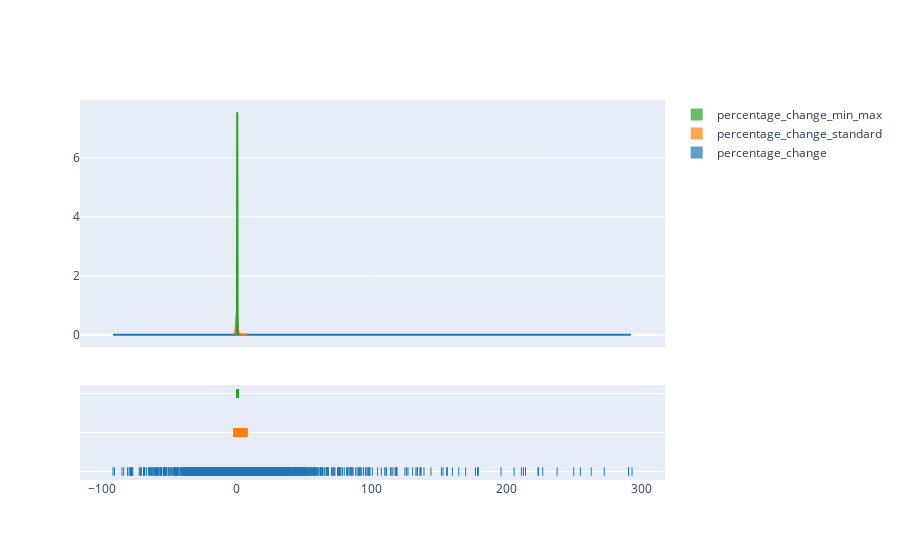

Notebook code for this chart:
### Code cell
import plotly.figure_factory as ff
import numpy as np

hist_data = [dict_of_percentage_changes_train["percentage_change"], dict_of_percentage_changes_train["percentage_change_standard"], dict_of_percentage_changes_train["percentage_change_min_max"]]

group_labels = ['percentage_change', "percentage_change_standard", "percentage_change_min_max"]

# Create distplot with custom bin_size
fig = ff.create_distplot(hist_data, group_labels)
fig.show()

### Figure 1 — Plotly figure (JSON) as saved in the notebook; plotly's stock layout.template omitted (floating-point values rounded to 4 significant figures; data arrays with more than 128 entries replaced by an {"elided": "..."} marker saying what was removed)
{"data": [{"autobinx": false, "histnorm": "probability density", "legendgroup": "percentage_change", "marker": {"color": "rgb(31, 119, 180)"}, "name": "percentage_change", "opacity": 0.7, "type": "histogram", "x": {"elided": "2281 float values"}, "xaxis": "x", "xbins": {"end": 293.3, "size": 1, "start": -91.98}, "yaxis": "y"}, {"autobinx": false, "histnorm": "probability density", "legendgroup": "percentage_change_standard", "marker": {"color": "rgb(255, 127, 14)"}, "name": "percentage_change_standard", "opacity": 0.7, "type": "histogram", "x": {"elided": "2281 float values"}, "xaxis": "x", "xbins": {"end": 7.543, "size": 1, "start": -2.552}, "yaxis": "y"}, {"autobinx": false, "histnorm": "probability density", "legendgroup": "percentage_change_min_max", "marker": {"color": "rgb(44, 160, 44)"}, "name": "percentage_change_min_max", "opacity": 0.7, "type": "histogram", "x": {"elided": "2281 float values"}, "xaxis": "x", "xbins": {"end": 1, "size": 1, "start": 0}, "yaxis": "y"}, {"legendgroup": "percentage_change", "marker": {"color": "rgb(31, 119, 180)"}, "mode": "lines", "name": "percentage_change", "showlegend": false, "type": "scatter", "x": {"elided": "500 float values"}, "xaxis": "x", "y": {"elided": "500 float values"}, "yaxis": "y"}, {"legendgroup": "percentage_change_standard", "marker": {"color": "rgb(255, 127, 14)"}, "mode": "lines", "name": "percentage_change_standard", "showlegend": false, "type": "scatter", "x": {"elided": "500 float values"}, "xaxis": "x", "y": {"elided": "500 float values"}, "yaxis": "y"}, {"legendgroup": "percentage_change_min_max", "marker": {"color": "rgb(44, 160, 44)"}, "mode": "lines", "name": "percentage_change_min_max", "showlegend": false, "type": "scatter", "x": {"elided": "500 float values"}, "xaxis": "x", "y": {"elided": "500 float values"}, "yaxis": "y"}, {"legendgroup": "percentage_change", "marker": {"color": "rgb(31, 119, 180)", "symbol": "line-ns-open"}, "mode": "markers", "name": "percentage_change", "showlegend": false, "type": "scatter", "x": {"elided": "2281 float values"}, "xaxis": "x", "y": {"elided": "2281 str values"}, "yaxis": "y2"}, {"legendgroup": "percentage_change_standard", "marker": {"color": "rgb(255, 127, 14)", "symbol": "line-ns-open"}, "mode": "markers", "name": "percentage_change_standard", "showlegend": false, "type": "scatter", "x": {"elided": "2281 float values"}, "xaxis": "x", "y": {"elided": "2281 str values"}, "yaxis": "y2"}, {"legendgroup": "percentage_change_min_max", "marker": {"color": "rgb(44, 160, 44)", "symbol": "line-ns-open"}, "mode": "markers", "name": "percentage_change_min_max", "showlegend": false, "type": "scatter", "x": {"elided": "2281 float values"}, "xaxis": "x", "y": {"elided": "2281 str values"}, "yaxis": "y2"}], "layout": {"barmode": "overlay", "hovermode": "closest", "legend": {"traceorder": "reversed"}, "xaxis": {"anchor": "y2", "domain": [0, 1], "zeroline": false}, "yaxis": {"anchor": "free", "domain": [0.35, 1], "position": 0}, "yaxis2": {"anchor": "x", "domain": [0, 0.25], "dtick": 1, "showticklabels": false}}}
